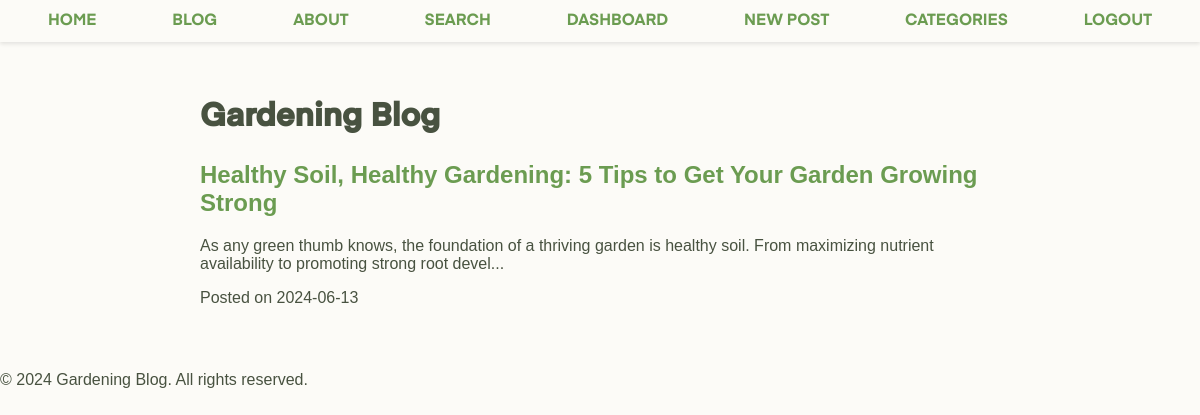
/blog (signed in), run on the app's committed database.
### models.py (models this page shows, shortened)
class Post(db.Model):
    id = db.Column(db.Integer, primary_key=True)
    title = db.Column(db.String(100), nullable=False)
    content = db.Column(db.Text, nullable=False)
    author = db.Column(db.String(50), nullable=False)
    date_posted = db.Column(db.DateTime, nullable=False, default=datetime.utcnow)
    category_id = db.Column(db.Integer, db.ForeignKey('category.id'), nullable=False)
    featured_image = db.Column(db.String(200))
    status = db.Column(db.String(20), nullable=False, default='draft')
    comments = db.relationship('Comment', backref='post', lazy='dynamic')
    slug = db.Column(db.String(100), unique=True, nullable=False)
    tags = db.Column(db.String, nullable=False)  # Using string for tags

### app.py (the view)
@app.route('/blog')
def blog():
    app.logger.debug('Blog page accessed')
    posts = Post.query.all()  # Query for all posts
    return render_template('blog.html', posts=posts)

### app.py (called while the page is built)
@login_manager.user_loader
def load_user(user_id):
    return User.query.get(int(user_id))

### templates/blog.html (shortened to what this page needs)
{% extends "base.html" %}
{% block content %}
<h1>Gardening Blog</h1>
{% if posts %}
<div class="blog-posts">
    {% for post in posts %}
    <article class="blog-post">
        <h2><a href="{{ url_for('post', post_slug=post.slug) }}">{{ post.title }}</a></h2>
        <p>{{ post.content[:150] | safe }}...</p>
        <p>Posted on {{ post.date_posted.strftime('%Y-%m-%d') }}</p>
    </article>
    {% endfor %}
</div>
{% else %}
<p>No blog posts available yet.</p>
{% endif %}
{% endblock %}

### static/css/styles.css (style rules this page uses)
body, ul { margin: 0; padding: 0; background-color: #FCFBF7; color: #485240; }
h1 { font-family: 'Eina', sans-serif !important; }
.blog-post h2 a { font-family: 'Linotype', sans-serif; }
p { font-family: 'TT', sans-serif; }
a:link { color: #6b9c51; text-decoration: none; }

### data on the page
Post: title "Healthy Soil, Healthy Gardening: 5 Tips to Get Your Garden Growing Strong", content "As any green thumb knows, the foundation of a thriving garden is healthy soil. From maximizing nutrient availability to promoting strong root devel", date_posted "2024-06-13"
